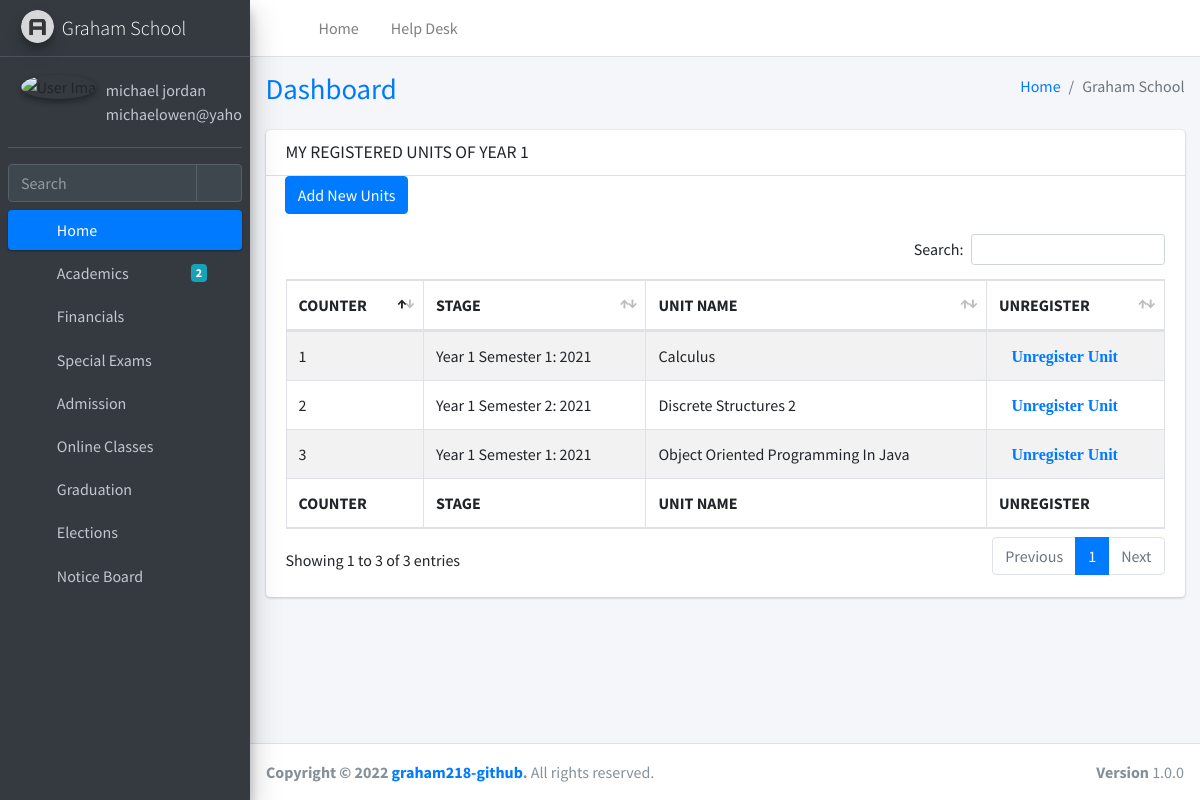
Page /school/my_registered_units1/ (signed in) on the earlier database version.
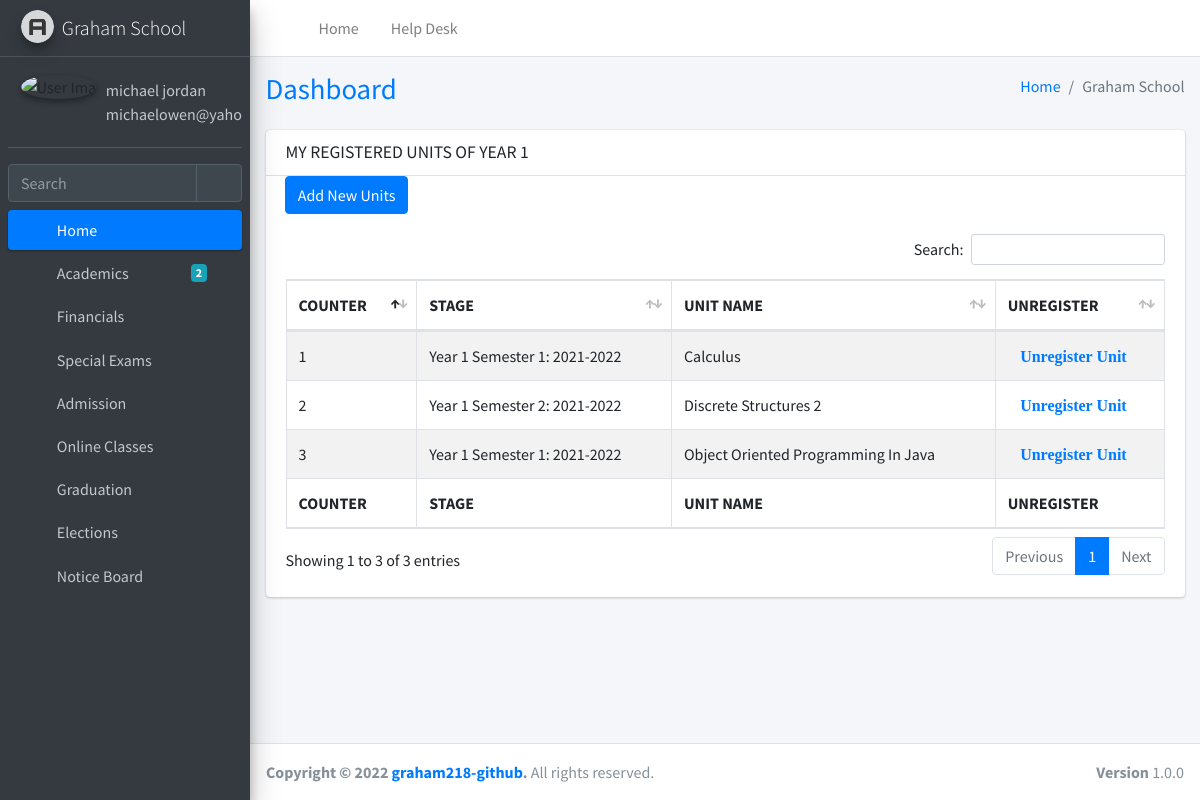
Same page on the later database version.
### school/models.py (models this page shows, shortened)
class marks_yr1(models.Model):
    user = models.ForeignKey(User, max_length=255, on_delete=models.CASCADE, blank=True)
    full_name = models.CharField(max_length=255, blank=True, null=True)
    stage = models.ForeignKey(Stages, max_length=255, on_delete=models.CASCADE, blank=False)
    unit_or_subject_name = models.ForeignKey(Units, max_length=255, on_delete=models.CASCADE, blank=False)
    marks = models.CharField(max_length=255, blank=True, null=True)
    grade = models.CharField(max_length=255, blank=True, null=True)
    date_created = models.DateTimeField(
        null=True, blank=True, auto_now_add=True)
    date_updated = models.DateTimeField(null=True, blank=True, auto_now=True)

class Stages(models.Model):
    year = models.CharField(max_length=255, blank=True, null=True)
    def __str__(self):
        return self.year

class Units(models.Model):
    unit_name = models.CharField(max_length=255, blank=True, null=True)
    date_created = models.DateTimeField(
        null=True, blank=True, auto_now_add=True)
    date_updated = models.DateTimeField(null=True, blank=True, auto_now=True)
    def __str__(self):
        return self.unit_name

### school/my_views.py (the view)
# urls.py: path('my_registered_units1/', my_views.my_registered_units1, name='my_registered_units1'),
def my_registered_units1(request):
    title = 'MY REGISTERED UNITS OF YEAR 1'
    queryset = marks_yr1.objects.filter(user=request.user)
    context = {
        "title": title,
        "queryset": queryset,
    }
    return render(request, "units/my_registered_units/my_registered_units_yr1.html", context)

### school/templates/units/my_registered_units/my_registered_units_yr1.html (shortened to what this page needs)
{% extends 'index2.html' %}
{% load static %}
{% block content %}
<section class="content">
  <div class="container-fluid">
    <div class="row">
      <div class="col-12">
        <div class="card">
          <div class="card-header">
            <h3 class="card-title">{{title}}</h3>
          </div>
          <div>&nbsp;&nbsp;&nbsp;&nbsp;&nbsp;
            <a href="{% url 'school:unit_registration1' %}" class="btn btn-primary">Add New Units</a>
          </div>
          <div class="card-body">
            <table id="faculty" class="table table-bordered table-striped">
              <thead>
                <tr>
                  <th>COUNTER</th>
                  <th>STAGE</th>
                  <th>UNIT NAME</th>
                  <th>UNREGISTER</th>
                </tr>
              </thead>
              <tbody>
                {% for instance in queryset %}
                <tr>
                  <td>{{forloop.counter}}</td>
                  <td>{{instance.stage}}</td>
                  <td>{{instance.unit_or_subject_name}}</td>
                  <td><a class="fa fa-trash" href="{% url 'school:unregister_unit1' instance.id%}">Unregister
                    Unit</a></td>
                </tr>
                {% endfor %}
              </tbody>
              <tfoot>
                <tr>
                  <th>COUNTER</th>
                  <th>STAGE</th>
                  <th>UNIT NAME</th>
                  <th>UNREGISTER</th>
                </tr>
              </tfoot>
            </table>
          </div>
        </div>
      </div>
    </div>
  </div>
</section>
{% endblock content %}

Differences in the rows shown:
changed marks_yr1 "Calculus": stage "Year 1 Semester 1: 2021" → "Year 1 Semester 1: 2021-2022"
changed marks_yr1 "Discrete Structures 2": stage "Year 1 Semester 2: 2021" → "Year 1 Semester 2: 2021-2022"
changed marks_yr1 "Object Oriented Programming In Java": stage "Year 1 Semester 1: 2021" → "Year 1 Semester 1: 2021-2022"
